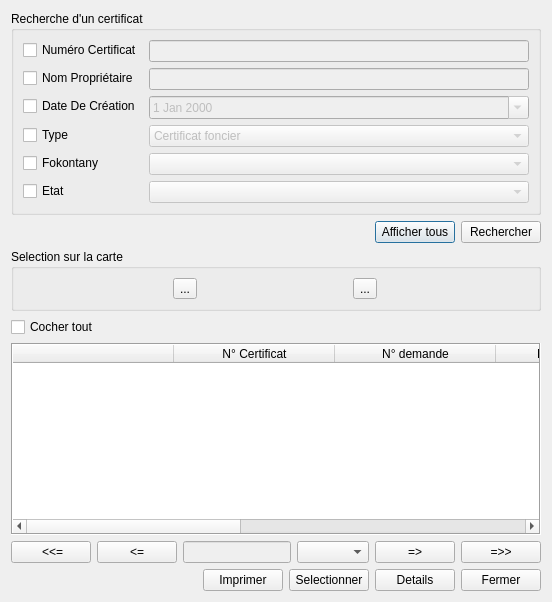
<?xml version="1.0" encoding="UTF-8"?>
<ui version="4.0">
 <class>Dialog</class>
 <widget class="QDialog" name="Dialog">
  <property name="windowTitle">
   <string>Recherche des certificats fonciers</string>
  </property>
  <property name="modal">
   <bool>true</bool>
  </property>
  <layout class="QVBoxLayout" name="verticalLayout">
   <item>
    <widget class="QGroupBox" name="groupBox">
     <property name="title">
      <string>Recherche d'un certificat</string>
     </property>
     <layout class="QFormLayout" name="formLayout">
      <item row="0" column="0">
       <widget class="QCheckBox" name="checkBoxNumDemande">
        <property name="text">
         <string>Numéro Certificat</string>
        </property>
       </widget>
      </item>
      <item row="0" column="1">
       <widget class="QLineEdit" name="lineEditNumCF">
        <property name="enabled">
         <bool>false</bool>
        </property>
       </widget>
      </item>
      <item row="1" column="0">
       <widget class="QCheckBox" name="checkBoxNomDemandeur">
        <property name="text">
         <string>Nom Propriétaire</string>
        </property>
       </widget>
      </item>
      <item row="1" column="1">
       <widget class="QLineEdit" name="lineEditNomProprietaire">
        <property name="enabled">
         <bool>false</bool>
        </property>
       </widget>
      </item>
      <item row="2" column="0">
       <widget class="QCheckBox" name="checkBoxDateCreation">
        <property name="text">
         <string>Date De Création</string>
        </property>
       </widget>
      </item>
      <item row="3" column="0">
       <widget class="QCheckBox" name="checkBoxType">
        <property name="text">
         <string>Type</string>
        </property>
       </widget>
      </item>
      <item row="3" column="1">
       <widget class="QComboBox" name="comboBoxType">
        <property name="enabled">
         <bool>false</bool>
        </property>
        <item>
         <property name="text">
          <string>Certificat foncier</string>
         </property>
        </item>
        <item>
         <property name="text">
          <string>Attestation de reconaissance</string>
         </property>
        </item>
       </widget>
      </item>
      <item row="4" column="0">
       <widget class="QCheckBox" name="checkBoxFokontany">
        <property name="text">
         <string>Fokontany</string>
        </property>
       </widget>
      </item>
      <item row="4" column="1">
       <widget class="QComboBox" name="comboBoxFokotany">
        <property name="enabled">
         <bool>false</bool>
        </property>
       </widget>
      </item>
      <item row="5" column="0">
       <widget class="QCheckBox" name="checkBoxEtat">
        <property name="text">
         <string>Etat</string>
        </property>
       </widget>
      </item>
      <item row="5" column="1">
       <widget class="QComboBox" name="comboBoxEtat">
        <property name="enabled">
         <bool>false</bool>
        </property>
       </widget>
      </item>
      <item row="2" column="1">
       <widget class="QDateEdit" name="dateEditCreation">
        <property name="enabled">
         <bool>false</bool>
        </property>
        <property name="calendarPopup">
         <bool>true</bool>
        </property>
       </widget>
      </item>
     </layout>
    </widget>
   </item>
   <item>
    <layout class="QHBoxLayout" name="horizontalLayout">
     <item>
      <spacer name="horizontalSpacer">
       <property name="orientation">
        <enum>Qt::Horizontal</enum>
       </property>
       <property name="sizeHint" stdset="0">
        <size>
         <width>40</width>
         <height>20</height>
        </size>
       </property>
      </spacer>
     </item>
     <item>
      <widget class="QPushButton" name="btnAfficherTous">
       <property name="text">
        <string>Afficher tous</string>
       </property>
      </widget>
     </item>
     <item>
      <widget class="QPushButton" name="btnRechercher">
       <property name="text">
        <string>Rechercher</string>
       </property>
      </widget>
     </item>
    </layout>
   </item>
   <item>
    <widget class="QGroupBox" name="groupBox_2">
     <property name="title">
      <string>Selection sur la carte</string>
     </property>
     <layout class="QHBoxLayout" name="horizontalLayout_2">
      <item>
       <widget class="QToolButton" name="toolBtnSelectionSurCarte">
        <property name="text">
         <string>...</string>
        </property>
       </widget>
      </item>
      <item>
       <widget class="QToolButton" name="toolBtnSelectionSurCarte_2">
        <property name="text">
         <string>...</string>
        </property>
       </widget>
      </item>
     </layout>
    </widget>
   </item>
   <item>
    <widget class="QCheckBox" name="checkBoxCocherTout">
     <property name="text">
      <string>Cocher tout</string>
     </property>
    </widget>
   </item>
   <item>
    <widget class="QTableWidget" name="tableWidget">
     <property name="frameShape">
      <enum>QFrame::Box</enum>
     </property>
     <attribute name="horizontalHeaderDefaultSectionSize">
      <number>161</number>
     </attribute>
     <column>
      <property name="text">
       <string/>
      </property>
     </column>
     <column>
      <property name="text">
       <string>N° Certificat</string>
      </property>
     </column>
     <column>
      <property name="text">
       <string>N° demande</string>
      </property>
     </column>
     <column>
      <property name="text">
       <string>Date demande</string>
      </property>
     </column>
     <column>
      <property name="text">
       <string>Date de reconnaissance</string>
      </property>
     </column>
     <column>
      <property name="text">
       <string>Cout à la demande</string>
      </property>
     </column>
     <column>
      <property name="text">
       <string>Liste Demandeur</string>
      </property>
     </column>
    </widget>
   </item>
   <item>
    <layout class="QHBoxLayout" name="horizontalLayout_4">
     <item>
      <widget class="QPushButton" name="btnDebut">
       <property name="text">
        <string> &lt;&lt;=</string>
       </property>
      </widget>
     </item>
     <item>
      <widget class="QPushButton" name="btnPrecedent">
       <property name="text">
        <string>&lt;=</string>
       </property>
      </widget>
     </item>
     <item>
      <widget class="QLineEdit" name="lineEditNumPage">
       <property name="enabled">
        <bool>false</bool>
       </property>
      </widget>
     </item>
     <item>
      <widget class="QComboBox" name="comboBoxNumPage"/>
     </item>
     <item>
      <widget class="QPushButton" name="btnSuivant">
       <property name="text">
        <string>=&gt;</string>
       </property>
      </widget>
     </item>
     <item>
      <widget class="QPushButton" name="btnFin">
       <property name="text">
        <string>=&gt;&gt;</string>
       </property>
      </widget>
     </item>
    </layout>
   </item>
   <item>
    <layout class="QHBoxLayout" name="horizontalLayout_3">
     <item>
      <spacer name="horizontalSpacer_2">
       <property name="orientation">
        <enum>Qt::Horizontal</enum>
       </property>
       <property name="sizeHint" stdset="0">
        <size>
         <width>40</width>
         <height>20</height>
        </size>
       </property>
      </spacer>
     </item>
     <item>
      <widget class="QPushButton" name="btnImprimer">
       <property name="text">
        <string>Imprimer</string>
       </property>
      </widget>
     </item>
     <item>
      <widget class="QPushButton" name="SelBtn">
       <property name="text">
        <string>Selectionner</string>
       </property>
      </widget>
     </item>
     <item>
      <widget class="QPushButton" name="btnDetail">
       <property name="text">
        <string>Details</string>
       </property>
      </widget>
     </item>
     <item>
      <widget class="QPushButton" name="btnFermer">
       <property name="text">
        <string>Fermer</string>
       </property>
      </widget>
     </item>
    </layout>
   </item>
  </layout>
 </widget>
 <resources/>
 <connections/>
</ui>
